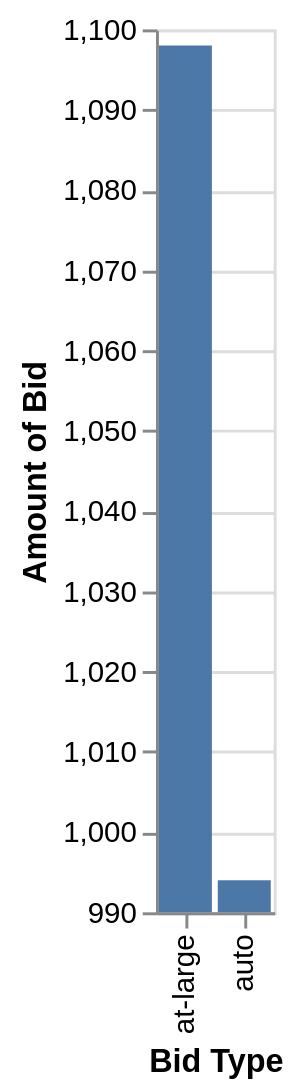

The notebook cell saved with this chart:
### Code cell
wba_proportions = alt.Chart(women_basketball_drop).mark_bar().encode(
    alt.X("bid").title("Bid Type").scale(zero=False),
    alt.Y("count()").title("Amount of Bid").scale(zero=False)
)
wba_proportions

### Figure 1 — Vega-Lite specification as saved in the notebook (floating-point values rounded to 4 significant figures; data arrays with more than 128 entries replaced by an {"elided": "..."} marker saying what was removed)
{"config": {"view": {"continuousWidth": 300, "continuousHeight": 300}}, "data": {"name": "data-93e62d7efc1f54a885d1940fc20a7c5e"}, "mark": {"type": "bar"}, "encoding": {"x": {"field": "bid", "scale": {"zero": false}, "title": "Bid Type", "type": "nominal"}, "y": {"aggregate": "count", "scale": {"zero": false}, "title": "Amount of Bid", "type": "quantitative"}}, "$schema": "https://vega.github.io/schema/vega-lite/v5.20.1.json", "datasets": {"data-93e62d7efc1f54a885d1940fc20a7c5e": {"elided": "2092 records"}}}
